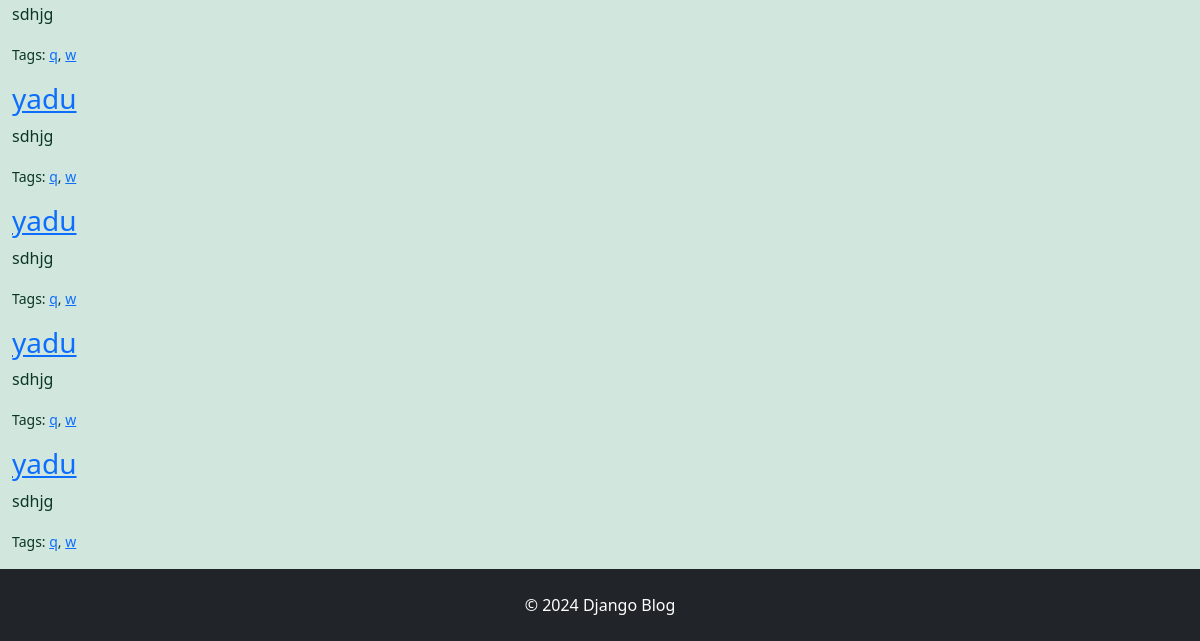
The app's page /search/ (lower part), older data.
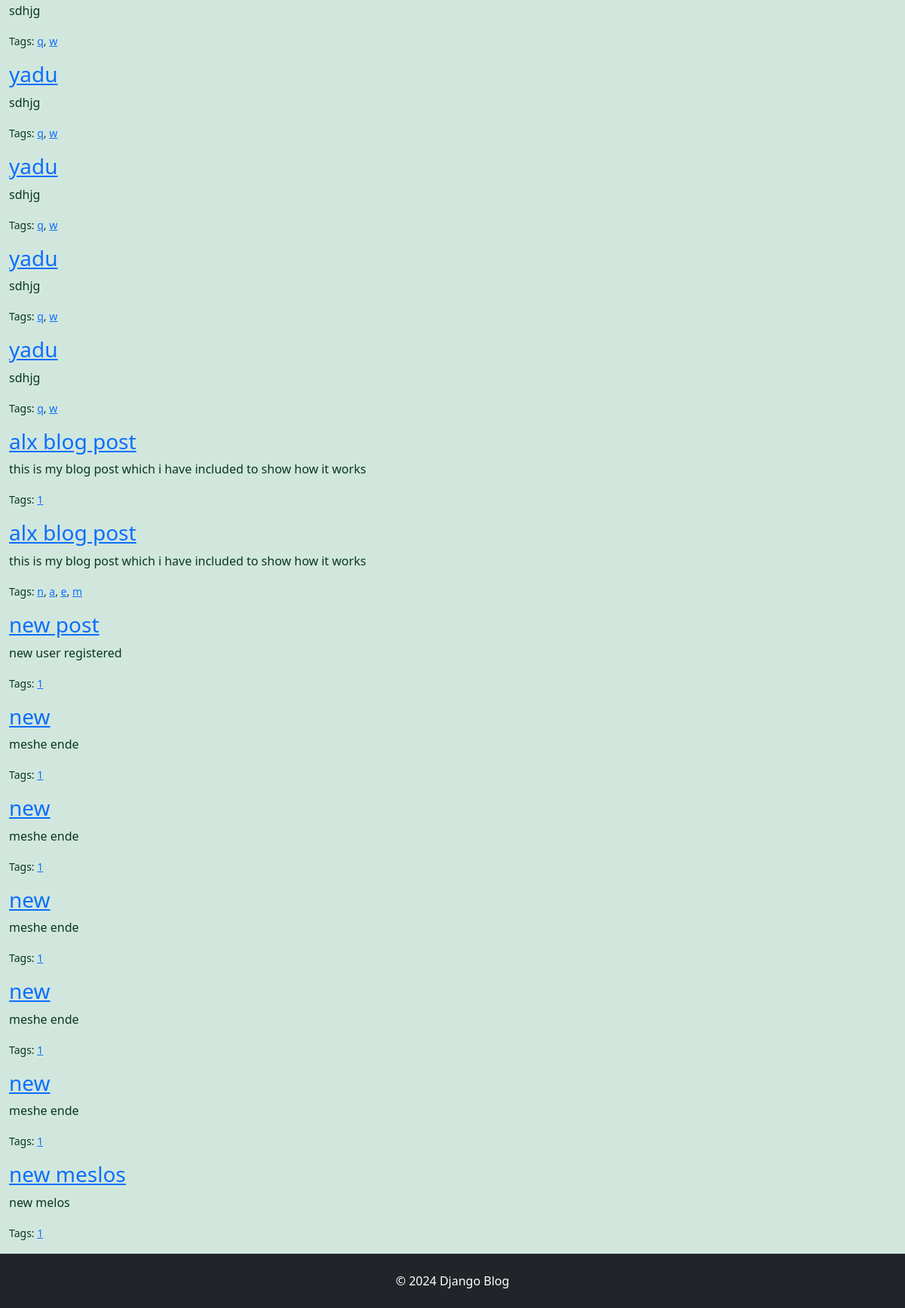
The same page, newer data.
### blog/models.py (models this page shows)
class Post(models.Model):
  tags =  TaggableManager()
  title = models.CharField(max_length=200)
  content = models.TextField()
  published_date = models.DateTimeField(auto_now_add=True)
  author = models.ForeignKey('auth.User', on_delete=models.CASCADE)
  created_at = models.DateTimeField(auto_now=True)

### blog/views.py (the view)
# urls.py: path('search/', views.search, name='search'),
def search(request):
    query = request.GET.get('q')  # Get search term from query parameters
    if query:
        posts = Post.objects.filter(
            Q(title__icontains=query) |  # Filter posts where the title contains the query
            Q(content__icontains=query) |  # Filter posts where the content contains the query
            Q(tags__name__icontains=query)  # Filter posts where the tag contains the query (using taggit)
        ).distinct()  # `distinct()` ensures no duplicates if multiple conditions match
    else:
        posts = Post.objects.all()  # If no query, return all posts
    return render(request, 'blog/search_results.html', {'posts': posts, 'query': query})

### blog/templates/blog/search_results.html (shortened to what this page needs)
{% extends 'blog/base.html' %}
{% block content %}
  {% if posts %}
    {% for post in posts %}
      <div class="post">
        <h3><a href="{% url 'post_detail' post.pk %}">{{ post.title }}</a></h3>
        <p>{{ post.content|truncatewords:30 }}</p>
        <p><small>Tags:
          {% for tag in post.tags.all %}
            <a href="{% url 'tag_posts' tag.name %}">{{ tag.name }}</a>{% if not forloop.last %}, {% endif %}
          {% endfor %}
        </small></p>
      </div>
    {% endfor %}
  {% else %}
    <p>No posts found.</p>
  {% endif %}
{% endblock %}

Row changes from the older to the newer data that the page shows:
added Post: title "alx blog post", content "this is my blog post which i have included to show how it works"
now on this page (row unchanged): Tag: name "1"
added Post: title "alx blog post", content "this is my blog post which i have included to show how it works"
now on this page (row unchanged): Tag: name "n", shown under "alx blog post"
now on this page (row unchanged): Tag: name "a", shown under "alx blog post"
now on this page (row unchanged): Tag: name "e", shown under "alx blog post"
added Tag: name "m", shown under "alx blog post"
added Post: title "new post", content "new user registered"
added Post: title "new", content "meshe ende"
added Post: title "new", content "meshe ende"
added Post: title "new", content "meshe ende"
added Post: title "new", content "meshe ende"
added Post: title "new", content "meshe ende"
added Post: title "new meslos", content "new melos"
